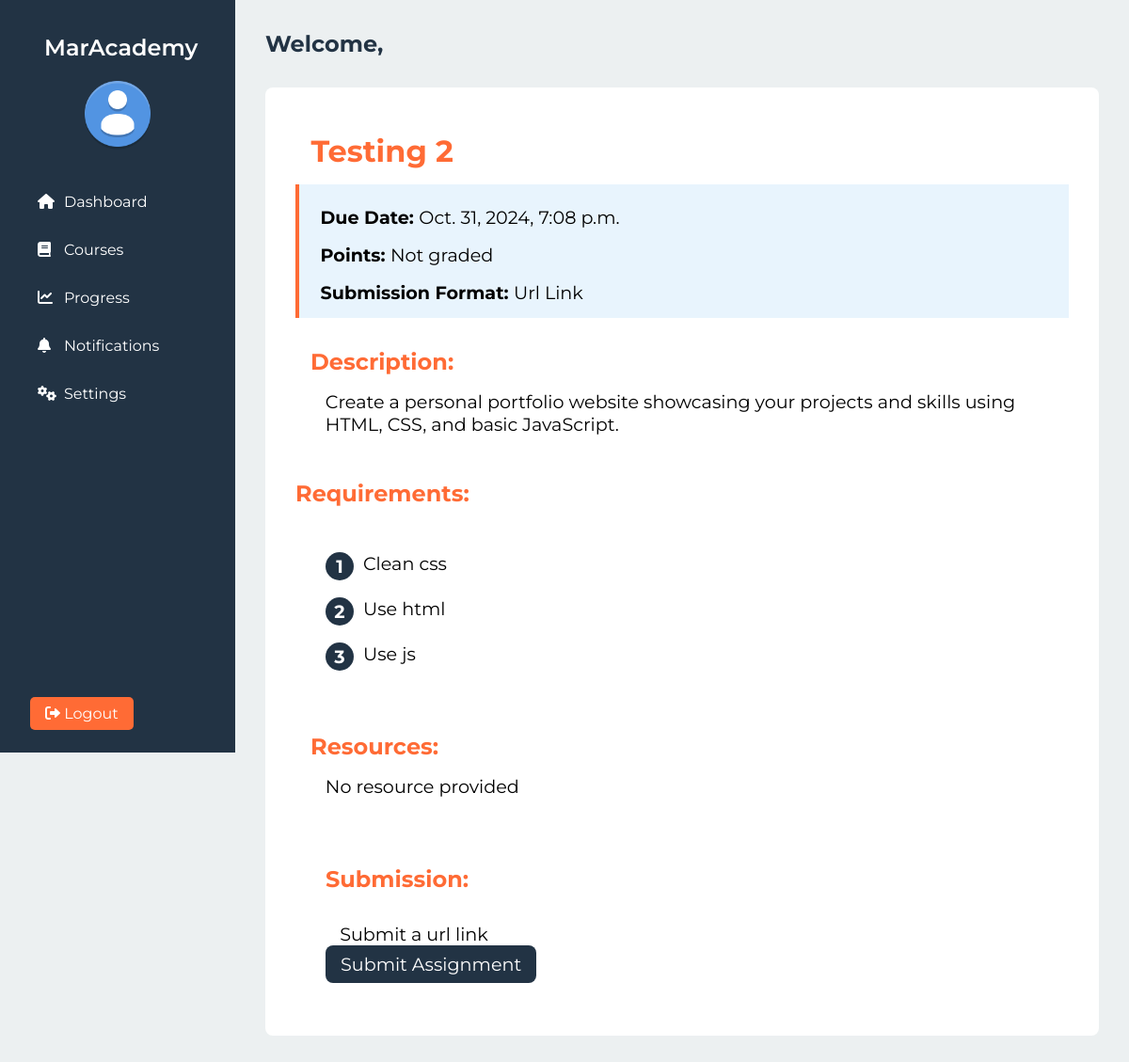
The app's page /assignment/3/ with its own data.
### courses/models.py (models this page shows, shortened)
class Assignment(models.Model):
    course = models.ForeignKey(Course, related_name='assignments', on_delete=models.CASCADE)
    title = models.CharField(max_length=100)
    points = models.CharField(max_length=300, null=True, default="Not graded")
    submission = models.CharField(max_length=3000, null=True, default='Url Link')
    description = models.CharField(max_length=50000)
    due_date = models.DateTimeField()
    created_at = models.DateTimeField(auto_now_add=True)
    updated_at = models.DateTimeField(auto_now=True)

class AssignmentRequirement(models.Model):
    assignment = models.ForeignKey(Assignment, related_name='requirements', on_delete=models.CASCADE)
    requirement_text = models.CharField(max_length=1000, null=True)  # each requirement as a text field
    def __str__(self):
        return f"{self.requirement_text}"

### assignments/views.py (the view)
# urls.py: path("assignment/<int:assignment_id>/", assignment, name="assignment"),
def assignment(request, assignment_id):
    assignment = get_object_or_404(Assignment, pk=assignment_id )
    requirements = AssignmentRequirement.objects.filter(assignment=assignment)
    resources = AssignmentResources.objects.filter(assignment=assignment)
    return render(request, "assignment.html", {'assignment':assignment,
                                               'requirements': requirements,
                                                 "resources": resources})

### assignments/templates/assignment.html
{% extends 'ourusers/base.html' %} {% load static %} {% block extra_css %}
<link rel="stylesheet" href="{% static 'css/assignment.css' %}" />
{% endblock %} {% block content %}
<div class="assignment-container">
    <div class="assignment">
        <div class="assignment-title">
        <h2>{{assignment.title}}</h2>
        <div class="assignment-info">
            <p><span>Due Date: </span>{{assignment.due_date}}</p>
            <p><span>Points: </span>{{assignment.points}}</p>
            <p><span>Submission Format: </span>{{assignment.submission}}</p>
        </div>
        <div class="assignment-description">
            <h3>Description:</h3>
            <p>{{assignment.description}}<p>
        </div>
             <div class="assignment-requirements">
                <h3>Requirements:</h3>
                <ol class="assignment-steps">
                    {% if requirements %}
                        {% for requirement in requirements %}
                        <li>{{requirement}}</li>
                        {% endfor %}
                    {% else %}
                    <p>No Requirements Provided</p>
                    {% endif %}
                </ol>
             </div>
             <div class="resourses">
                <h3>Resources:</h3>
                <ul>
                {% if recources %}
                    {% for resource in resources %}
                    <li><a href="{{resource.resource_url}}">{{resource.text}}</a></li>
                    {% endfor %}
                {% else %}
                    <p>No resource provided</p>
                {% endif %}
                </ul>
            </div>
             <div class="submission">
                <h3>Submission:</h3>
                <p>Submit a url link</p>
                <a href="{% url 'submission' assignment.pk %}">Submit Assignment</a>
             </div>
        </div>
    </div>
</div>
{% endblock %}

### ourusers/static/css/base.css (style rules this page uses)
:root { --dark-blue: #223344; --orange: #ff6b35; --black: #000000; --white: #ffffff; --background-color: #ecf0f1; }
* { margin: 0; padding: 0; box-sizing: border-box; list-style: none; text-decoration: none; box-sizing: border-box; }
body { font-family: "Montserrat", sans-serif; background-color: var(--background-color); color: var(--black); }
.module-container h1, p, h2 { width: 100%; margin: 2%; height: auto; }

### assignments/static/css/assignment.css (style rules this page uses)
:root { --dark-blue: #223344; --orange: #ff6b35; --black: #000000; --white: #ffffff; --red : #ff0000; --green : #00ff00; --background-color: #ecf0f1; }
.assignment-container { display: flex; }
.assignment-container h2 { font-size: 2rem; color: var(--orange); margin-bottom: 1rem; }
.assignment-container h3 { font-size: 1.5rem; color: var(--orange); margin-bottom: 1rem; }
.assignment { background-color: var(--white); border-radius: 8px; box-shadow: 0 0 10 px rgba(0, 0, 0, 0.1); padding: 2rem; }
.assignment p { margin-bottom: 0.5rem; font-size: 1.2rem; }
.assignment-info { background-color: #e8f4fd; padding: 0.4rem; margin-bottom: 1rem; border-left: 4px solid var(--orange); }
.assignment-info p { margin-bottom: 0.5rem; font-size: 1.2rem; }
.assignment p span { font-weight: bold; }
.assignment-description { margin-bottom: 1rem; padding: 1rem; line-break: strict; }
.assignment-description p { margin-bottom: 0.5rem; font-size: 1.2rem; }
.assignment-requirements { counter-reset: step-counter; }
.assignment-steps { list-style-type: none; padding: 2rem; counter-reset: step-counter; }
.assignment-steps li { font-size: 1.2rem; margin-bottom: 1.5rem; padding-left: 40px; position: relative; }
.assignment-steps li::before { content: counter(step-counter); counter-increment: step-counter; position: absolute; left: 0; top: 0; background-color: var(--dark-blue); color: white; width: 30px; height: 30px; border-radius: 50%; display: flex; align-items: center; justify-content: center; font-weight: bold; }
.submission { padding: 2rem; }
.submission p { margin-top: 2rem; }
.submission a { padding: 0.5rem 1rem; text-decoration: none; background-color: var(--dark-blue); color: white; margin-top: 2rem; border-radius: 8px; font-size: 1.2rem; }
.resourses { padding: 1rem; margin-bottom: 1rem; }

### records on screen
Assignment: title "Testing 2", due_date "Oct. 31, 2024, 7:08 p.m.", points "Not graded", submission "Url Link", description "Create a personal portfolio website showcasing your projects and skills using HTML, CSS, and basic JavaScript."
AssignmentRequirement: requirement_text "Clean css"
AssignmentRequirement: requirement_text "Use html"
AssignmentRequirement: requirement_text "Use js"
